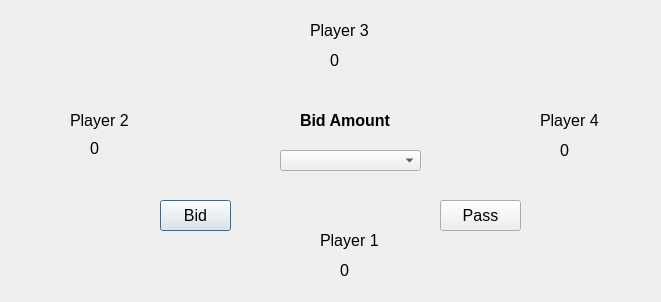
<?xml version="1.0" encoding="UTF-8"?>
<ui version="4.0">
 <class>BidDialog</class>
 <widget class="QDialog" name="BidDialog">
  <property name="geometry">
   <rect>
    <x>0</x>
    <y>0</y>
    <width>661</width>
    <height>302</height>
   </rect>
  </property>
  <property name="windowTitle">
   <string>Bid Dialog</string>
  </property>
  <widget class="QLabel" name="player1Label">
   <property name="geometry">
    <rect>
     <x>320</x>
     <y>230</y>
     <width>81</width>
     <height>21</height>
    </rect>
   </property>
   <property name="font">
    <font>
     <pointsize>12</pointsize>
    </font>
   </property>
   <property name="text">
    <string>Player 1</string>
   </property>
  </widget>
  <widget class="QLabel" name="player3Label">
   <property name="geometry">
    <rect>
     <x>310</x>
     <y>20</y>
     <width>81</width>
     <height>21</height>
    </rect>
   </property>
   <property name="font">
    <font>
     <pointsize>12</pointsize>
    </font>
   </property>
   <property name="text">
    <string>Player 3</string>
   </property>
  </widget>
  <widget class="QLabel" name="player2Label">
   <property name="geometry">
    <rect>
     <x>70</x>
     <y>110</y>
     <width>81</width>
     <height>21</height>
    </rect>
   </property>
   <property name="font">
    <font>
     <pointsize>12</pointsize>
    </font>
   </property>
   <property name="text">
    <string>Player 2</string>
   </property>
  </widget>
  <widget class="QLabel" name="player4Label">
   <property name="geometry">
    <rect>
     <x>540</x>
     <y>110</y>
     <width>71</width>
     <height>21</height>
    </rect>
   </property>
   <property name="font">
    <font>
     <pointsize>12</pointsize>
    </font>
   </property>
   <property name="text">
    <string>Player 4</string>
   </property>
  </widget>
  <widget class="QLabel" name="player2BidLabel">
   <property name="geometry">
    <rect>
     <x>90</x>
     <y>140</y>
     <width>41</width>
     <height>16</height>
    </rect>
   </property>
   <property name="font">
    <font>
     <pointsize>12</pointsize>
    </font>
   </property>
   <property name="text">
    <string>0</string>
   </property>
  </widget>
  <widget class="QLabel" name="player3BidLabel">
   <property name="geometry">
    <rect>
     <x>330</x>
     <y>50</y>
     <width>41</width>
     <height>20</height>
    </rect>
   </property>
   <property name="font">
    <font>
     <pointsize>12</pointsize>
    </font>
   </property>
   <property name="text">
    <string>0</string>
   </property>
  </widget>
  <widget class="QLabel" name="player4BidLabel">
   <property name="geometry">
    <rect>
     <x>560</x>
     <y>140</y>
     <width>41</width>
     <height>20</height>
    </rect>
   </property>
   <property name="font">
    <font>
     <pointsize>12</pointsize>
    </font>
   </property>
   <property name="text">
    <string>0</string>
   </property>
  </widget>
  <widget class="QLabel" name="player1BidLabel">
   <property name="geometry">
    <rect>
     <x>340</x>
     <y>260</y>
     <width>41</width>
     <height>20</height>
    </rect>
   </property>
   <property name="font">
    <font>
     <pointsize>12</pointsize>
    </font>
   </property>
   <property name="text">
    <string>0</string>
   </property>
  </widget>
  <widget class="QPushButton" name="bidButton">
   <property name="geometry">
    <rect>
     <x>160</x>
     <y>200</y>
     <width>71</width>
     <height>31</height>
    </rect>
   </property>
   <property name="font">
    <font>
     <pointsize>12</pointsize>
    </font>
   </property>
   <property name="text">
    <string>Bid</string>
   </property>
  </widget>
  <widget class="QPushButton" name="passButton">
   <property name="geometry">
    <rect>
     <x>440</x>
     <y>200</y>
     <width>81</width>
     <height>31</height>
    </rect>
   </property>
   <property name="font">
    <font>
     <pointsize>12</pointsize>
    </font>
   </property>
   <property name="text">
    <string>Pass</string>
   </property>
  </widget>
  <widget class="QComboBox" name="bidAmountComboBox">
   <property name="geometry">
    <rect>
     <x>280</x>
     <y>150</y>
     <width>141</width>
     <height>21</height>
    </rect>
   </property>
  </widget>
  <widget class="QLabel" name="bidAmountLabel">
   <property name="geometry">
    <rect>
     <x>300</x>
     <y>110</y>
     <width>121</width>
     <height>21</height>
    </rect>
   </property>
   <property name="font">
    <font>
     <pointsize>12</pointsize>
     <weight>75</weight>
     <bold>true</bold>
    </font>
   </property>
   <property name="text">
    <string>Bid Amount</string>
   </property>
  </widget>
 </widget>
 <resources/>
 <connections/>
</ui>
